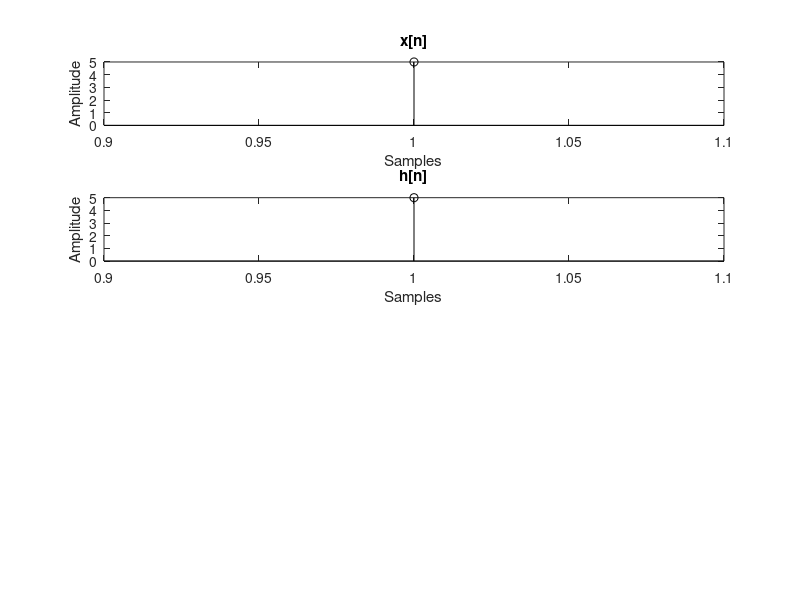

MATLAB code for this plot: (Note: this script raises an error after producing the figure.)
x = input('Enter the first sequence: ');
h = input('Enter the second sequence: ');

figure;
subplot(4, 1, 1);
stem(x, 'k');
xlabel('Samples'); ylabel('Amplitude'); title('x[n]');

subplot(4, 1, 2);
stem(h, 'k');
xlabel('Samples'); ylabel('Amplitude'); title('h[n]');

lx = length(x);
lh = length(h);

% Overlap Save
k = ceil(lx / (lh - 1));  
x_p = [zeros(1, lh - 1), x, zeros(1, (lh - 1) * (k - 1))];  
y = [];

for i = 1:k
    x_s = x_p((i - 1)*(lh - 1) + 1 : (i - 1)*(lh - 1) + lx + lh - 1);
    y_s = convolution(x_s, h);  
    y = [y, y_s(lh:end)];  
end

y = y(1:lx + lh - 1);  

subplot(4, 1, 3);
stem(y, 'k');
xlabel('Samples'); ylabel('Amplitude'); title('Overlap Save');

% Overlap Add
k = ceil(lx / lh);
x1 = [x, zeros(1, (lh * k) - lx)];
y2 = zeros(k, length(x1) + lh - 1); 

for i = 1:k
    x3 = [x1((lh * (i - 1) + 1):lh * i), zeros(1, lh - 1)];
    y1 = convolution(x3, h);  
    y2(i, 1:length(y1) + lh * (i - 1)) = [zeros(1, lh * (i - 1)), y1];
end

z = sum(y2, 1);
z = z(1:lx + lh - 1); 
subplot(4, 1, 4);
stem(z, 'k');
xlabel('Samples'); ylabel('Amplitude'); title('Overlap Add');

function y = convolution(x, h)
    M = length(x); 
    N = length(h);
    len = M + N - 1;
    y = zeros(1, len);
    
    for n = 1:len
        for k = 1:N
            if n - k + 1 > 0 && n - k + 1 <= M
                y(n) = y(n) + x(n - k + 1) * h(k);
            end
        end
    end
end
saveas(gcf, 'overlap_methods_plot.png');
